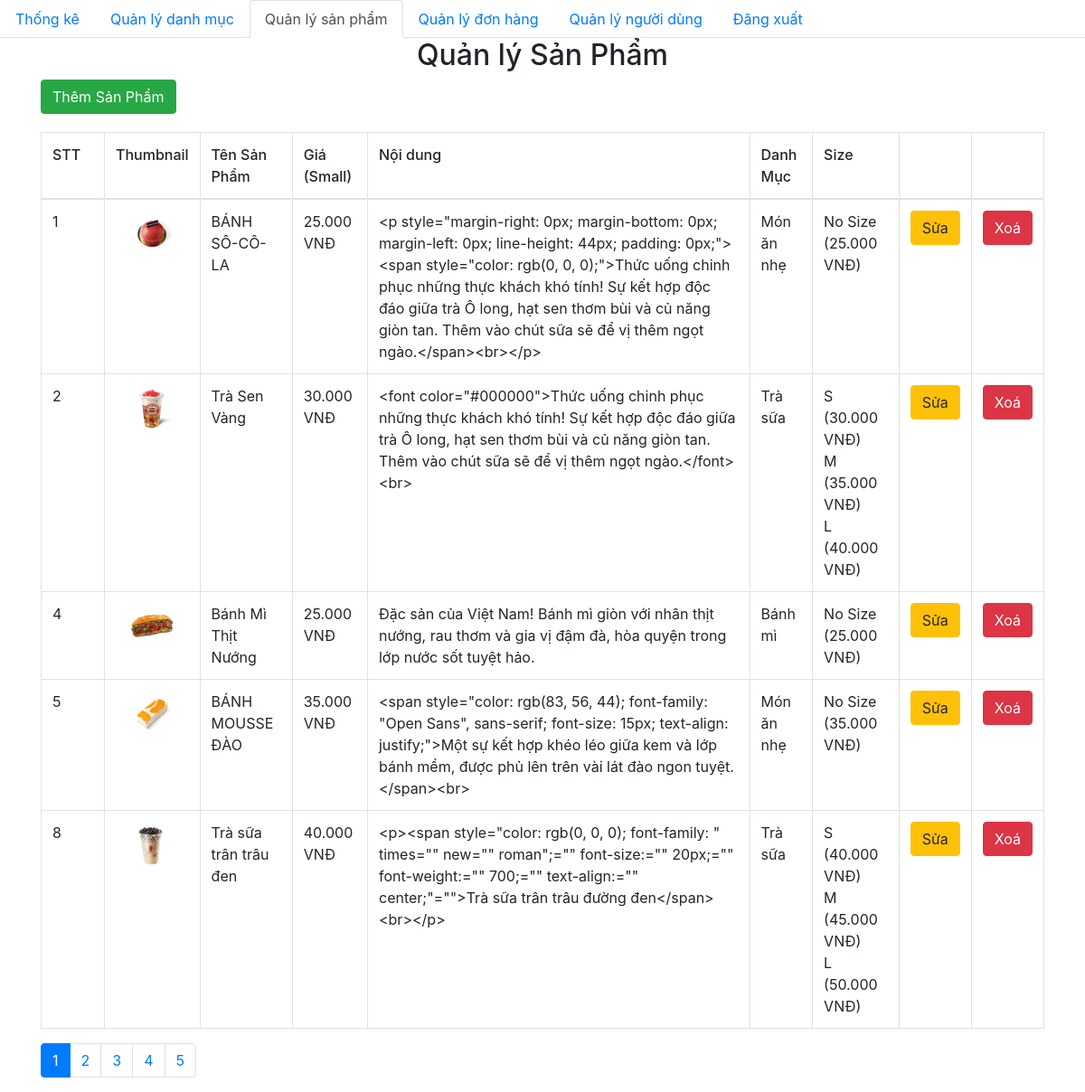
Screenshot of /admin/product/index.php with the database file from the repository.
### tables this page shows
CREATE TABLE `product` (
  `id` int(11) NOT NULL,
  `title` varchar(200) NOT NULL,
  `number` float NOT NULL,
  `thumbnail` varchar(500) NOT NULL,
  `content` longtext NOT NULL,
  `id_category` int(11) NOT NULL,
  `created_at` datetime DEFAULT NULL,
  `updated_at` datetime DEFAULT NULL
);

CREATE TABLE `category` (
  `id` int(11) NOT NULL,
  `name` varchar(50) NOT NULL,
  `created_at` datetime DEFAULT NULL,
  `updated_at` datetime DEFAULT NULL
);

CREATE TABLE `product_size` (
  `id` int(11) NOT NULL,
  `product_id` int(11) NOT NULL,
  `size` varchar(50) NOT NULL,
  `price` float NOT NULL
);

### database/dbhelper.php (called while the page is built, shortened)
<?php
function getDbConnection() {
    $con = mysqli_connect(HOST, USERNAME, PASSWORD, DATABASE);
    return $con;
}
function executeResult($sql, $params = []) {
    $con = getDbConnection();
    $data = [];
    if (!empty($params)) {
        $stmt = mysqli_prepare($con, $sql);
        if (!$stmt) {
            handleSqlError($con, $sql, 'executeResult - prepare');
            mysqli_close($con);
            return $data;
        }
        $types = str_repeat('s', count($params));
        mysqli_stmt_bind_param($stmt, $types, ...$params);
        if (!mysqli_stmt_execute($stmt)) {
            handleSqlError($con, $sql, 'executeResult - execute');
            mysqli_stmt_close($stmt);
            mysqli_close($con);
            return $data;
        }
        if (function_exists('mysqli_stmt_get_result')) {
            $result = mysqli_stmt_get_result($stmt);
            if (!$result) {
                handleSqlError($con, $sql, 'executeResult - get_result');
                mysqli_stmt_close($stmt);
                mysqli_close($con);
                return $data;
            }
            while ($row = mysqli_fetch_assoc($result)) {
                $data[] = $row;
                if (count($data) >= 1000) {
                    break;
                }
            }
            mysqli_free_result($result);
        } else {
            if (!mysqli_stmt_store_result($stmt)) {
                handleSqlError($con, $sql, 'executeResult - store_result');
                mysqli_stmt_close($stmt);
                mysqli_close($con);
                return $data;
            }
            $meta = mysqli_stmt_result_metadata($stmt);
            if (!$meta) {
                mysqli_stmt_close($stmt);
                mysqli_close($con);
                return $data;
            }
            $fields = [];
            $row = [];
            while ($field = mysqli_fetch_field($meta)) {
                $fields[] = &$row[$field->name];
            }
            mysqli_free_result($meta);
            if (!empty($fields)) {
                call_user_func_array(array($stmt, 'bind_result'), $fields);
            }
            while (mysqli_stmt_fetch($stmt)) {
                $result_row = [];
                foreach ($row as $key => $value) {
                    $result_row[$key] = $value;
                }
                $data[] = $result_row;
                if (count($data) >= 1000) {
                    break;
                }
            }
        }
        mysqli_stmt_close($stmt);
    } else {
        $result = mysqli_query($con, $sql);
        while ($row = mysqli_fetch_array($result, MYSQLI_ASSOC)) {
            $data[] = $row;
        }
    }
    return $data;
}
function executeSingleResult($sql, $params = []) {
    $con = getDbConnection();
    if (!empty($params)) {
        $stmt = mysqli_prepare($con, $sql);
        if (!$stmt) {
            handleSqlError($con, $sql, 'executeSingleResult - prepare');
            mysqli_close($con);
            return null;
        }
        $types = str_repeat('s', count($params));
        mysqli_stmt_bind_param($stmt, $types, ...$params);
        if (!mysqli_stmt_execute($stmt)) {
            handleSqlError($con, $sql, 'executeSingleResult - execute');
            mysqli_stmt_close($stmt);
            mysqli_close($con);
            return null;
        }
        if (function_exists('mysqli_stmt_get_result')) {
            $result = mysqli_stmt_get_result($stmt);
            if (!$result) {
                handleSqlError($con, $sql, 'executeSingleResult - get_result');
                mysqli_stmt_close($stmt);
                mysqli_close($con);
                return null;
            }
            $row = mysqli_fetch_assoc($result);
            mysqli_free_result($result);
        } else {
            if (!mysqli_stmt_store_result($stmt)) {
                handleSqlError($con, $sql, 'executeSingleResult - store_result');
                mysqli_stmt_close($stmt);
                mysqli_close($con);
                return null;
            }
            $meta = mysqli_stmt_result_metadata($stmt);
            if (!$meta) {
                mysqli_stmt_close($stmt);
                mysqli_close($con);
                return null;
            }
            $fields = [];
            $row = [];
            while ($field = mysqli_fetch_field($meta)) {
                $fields[] = &$row[$field->name];
            }
            mysqli_free_result($meta);
            if (!empty($fields)) {
                call_user_func_array(array($stmt, 'bind_result'), $fields);
            }
            if (mysqli_stmt_fetch($stmt)) {
                $result_row = [];
                foreach ($row as $key => $value) {
                    $result_row[$key] = $value;
                }
                $row = $result_row;
            } else {
                $row = null;
            }
        }
        mysqli_stmt_close($stmt);
    } else {
        $result = mysqli_query($con, $sql);
        $row = mysqli_fetch_array($result, MYSQLI_ASSOC);
    }
    return $row;
}

### admin/product/index.php (the view, shortened to what this page needs)
<?php
require_once('../../database/dbhelper.php');
?>
<!DOCTYPE html>
<html>
<head>
    <link rel="stylesheet" href="https://maxcdn.bootstrapcdn.com/bootstrap/4.4.1/css/bootstrap.min.css">
</head>
<body>
    <ul class="nav nav-tabs">
        <li class="nav-item">
            <a class="nav-link" href="../index.php">Thống kê</a>
        </li>
        <li class="nav-item">
            <a class="nav-link" href="../category/">Quản lý danh mục</a>
        </li>
        <li class="nav-item">
            <a class="nav-link active" href="index.php">Quản lý sản phẩm</a>
        </li>
        <li class="nav-item">
            <a class="nav-link" href="../dashboard.php">Quản lý đơn hàng</a>
        </li>
        <li class="nav-item">
            <a class="nav-link" href="../user/">Quản lý người dùng</a>
        </li>
        <li class="nav-item">
            <a class="nav-link" href="../logout.php">Đăng xuất</a>
        </li>
    </ul>
    <div class="container">
        <div class="panel panel-primary">
            <div class="panel-heading">
                <h2 class="text-center">Quản lý Sản Phẩm</h2>
            </div>
            <div class="panel-body">
                <a href="add.php">
                    <button class="btn btn-success" style="margin-bottom: 20px;">Thêm Sản Phẩm</button>
                </a>
                <?php
                    $limit = 5;
                    $page = isset($_GET['page']) ? $_GET['page'] : 1;
                    $start = ($page - 1) * $limit;
                    $sql = "
                    SELECT
                        p.id,
                        p.title,
                        p.thumbnail,
                        p.content,
                        p.id_category,
                        ps.size,
                        ps.price,
                        c.name AS category_name
                    FROM
                        (SELECT * FROM product LIMIT $start, $limit) AS p_ids  -- Truy vấn con để phân trang sản phẩm
                    JOIN product p ON p.id = p_ids.id  -- JOIN lại với bảng product
                    LEFT JOIN product_size ps ON p.id = ps.product_id  -- JOIN với bảng product_size
                    LEFT JOIN category c ON p.id_category = c.id  -- JOIN với bảng category
                    ORDER BY p.id;
                    ";
                    $productList = executeResult($sql);
                    $groupedProducts = [];
                    foreach ($productList as $item) {
                        if (!isset($groupedProducts[$item['id']])) {
                            $groupedProducts[$item['id']] = [
                                'id' => $item['id'],
                                'title' => $item['title'],
                                'thumbnail' => $item['thumbnail'],
                                'content' => $item['content'],
                                'id_category' => $item['id_category'],
                                'category_name' => $item['category_name'],
                                'sizes' => []
                            ];
                        }
                        $groupedProducts[$item['id']]['sizes'][] = [
                            'size' => $item['size'],
                            'price' => $item['price']
                        ];
                    }
                ?>
                <table class="table table-bordered table-hover">
                    <thead>
                        <tr style="font-weight: 500;">
                            <td width="70px">STT</td>
                            <td>Thumbnail</td>
                            <td>Tên Sản Phẩm</td>
                            <td>Giá (Small)</td>
                            <td>Nội dung</td>
                            <td>Danh Mục</td>
                            <td>Size</td>
                            <td width="50px"></td>
                            <td width="50px"></td>
                        </tr>
                    </thead>
                    <tbody>
                        <?php
                        if (!empty($groupedProducts)) {
                            foreach ($groupedProducts as $product) {
                                $smallestPrice = min(array_column($product['sizes'], 'price'));
                                echo '<tr>
                                   <td>' . htmlspecialchars($product['id']) . '</td>
                                    <td style="text-align: center;">
                                        <img src="' . htmlspecialchars($product['thumbnail']) . '" alt="" style="width: 50px;">
                                    </td>
                                    <td>' . htmlspecialchars($product['title']) . '</td>
                                     <td>' . number_format($smallestPrice, 0, ',', '.') . ' VNĐ</td>
                                    <td>' . htmlspecialchars($product['content']) . '</td>
                                    <td>' . htmlspecialchars($product['category_name']) . '</td>
                                    <td>';
                                foreach ($product['sizes'] as $size) {
                                    echo htmlspecialchars($size['size']) . ' (' . number_format($size['price'], 0, ',', '.') . ' VNĐ)<br>';
                                }
                                echo '</td>
                                    <td>
                                        <a href="add.php?id=' . $product['id'] . '">
                                            <button class="btn btn-warning">Sửa</button>
                                        </a>
                                    </td>
                                    <td>
                                        <button class="btn btn-danger" onclick="deleteProduct(' . $product['id'] . ')">Xoá</button>
                                    </td>
                                </tr>';
                            }
                        } else {
                            echo '<tr><td colspan="9" class="text-center">Không có sản phẩm nào</td></tr>';
                        }
                        ?>
                    </tbody>
                </table>
            </div>
            <ul class="pagination">
                <?php
                $sql = "SELECT COUNT(*) AS total FROM product";
                $result = executeSingleResult($sql);
                $totalRecords = $result['total'];
                $totalPages = ceil($totalRecords / $limit);
                for ($i = 1; $i <= $totalPages; $i++) {
                    if ($i == $page) {
                        echo '<li class="page-item active"><span class="page-link">' . $i . '</span></li>';
                    } else {
                        echo '<li class="page-item"><a class="page-link" href="?page=' . $i . '">' . $i . '</a></li>';
                    }
                }
                ?>
            </ul>
        </div>
    </div>
</body>
</html>

### rows the page displays
product: id "1", thumbnail (picture), title "BÁNH SÔ-CÔ-LA", smallestPrice "25.000", content "<p style=\"margin-right: 0px; margin-bottom: 0px; margin-left: 0px; line-height: 44px; padding: 0px;\"><span style=\"color: rgb(0, 0, 0);\">Thức uống chinh phục những thực khách khó tính! Sự kết hợp độc đáo giữa trà Ô long, hạt sen thơm bùi và củ năng giòn tan. Thêm vào chút sữa sẽ để vị thêm ngọt ngào.</span><br></p>", id_category.name "Món ăn nhẹ", size "No Size", price "25.000"
product: id "4", thumbnail (picture), title "Bánh Mì Thịt Nướng", smallestPrice "25.000", content "Đặc sản của Việt Nam! Bánh mì giòn với nhân thịt nướng, rau thơm và gia vị đậm đà, hòa quyện trong lớp nước sốt tuyệt hảo.", id_category.name "Bánh mì", size "No Size", price "25.000"
product: id "5", thumbnail (picture), title "BÁNH MOUSSE ĐÀO", smallestPrice "35.000", content "<span style=\"color: rgb(83, 56, 44); font-family: \"Open Sans\", sans-serif; font-size: 15px; text-align: justify;\">Một sự kết hợp khéo léo giữa kem và lớp bánh mềm, được phủ lên trên vài lát đào ngon tuyệt.</span><br>", id_category.name "Món ăn nhẹ", product_size.size "No Size", product_size.price "35.000"

### other values shown
$product['id'] "2"
$product['title'] "Trà Sen Vàng"
$smallestPrice "30.000"
$product['content'] "<font color=\"#000000\">Thức uống chinh phục những thực khách khó tính! Sự kết hợp độc đáo giữa trà Ô long, hạt sen thơm bùi và củ năng giòn tan. Thêm vào chút sữa sẽ để vị thêm ngọt ngào.</font><br>"
$product['category_name'] "Trà sữa"
$size['size'] "S"
$size['price'] "30.000"
$size['size'] "M"
$size['price'] "35.000"
$size['size'] "L"
$size['price'] "40.000"
$product['id'] "8"
$product['title'] "Trà sữa trân trâu đen"
$smallestPrice "40.000"
$product['content'] "<p><span style=\"color: rgb(0, 0, 0); font-family: \" times=\"\" new=\"\" roman\";=\"\" font-size:=\"\" 20px;=\"\" font-weight:=\"\" 700;=\"\" text-align:=\"\" center;\"=\"\">Trà sữa trân trâu đường đen</span><br></p>"
